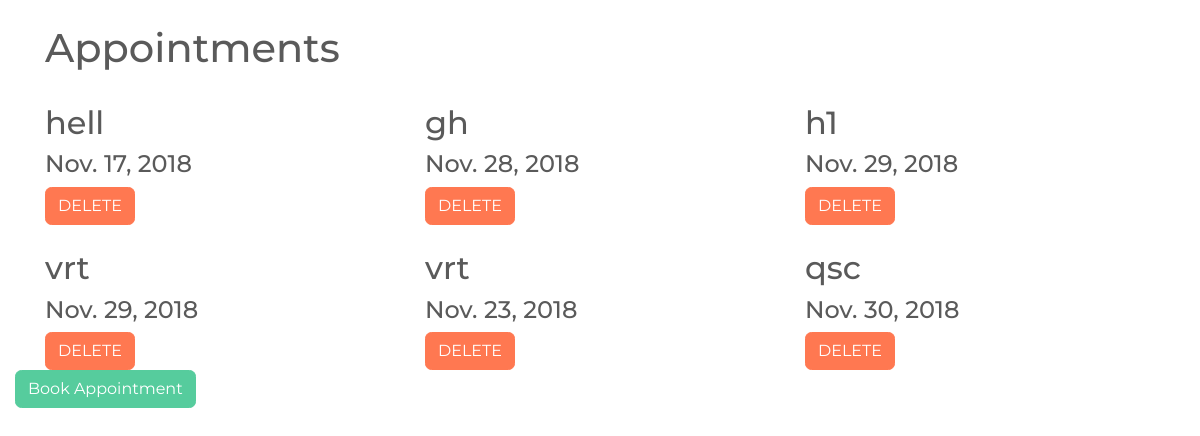
Screenshot of /first_app/yourappointments/ with the database file from the repository.
### first_app/models.py (models this page shows)
class Appointments(models.Model):
    doc_name=models.CharField(max_length=30,null=True)
    fees=models.IntegerField(null=True)
    rating=models.IntegerField(null=True)
    date=models.DateField(default=datetime.now())

### first_app/views.py (the view)
def showappmnts(request):
    appointments = Appointments.objects.all()
    context = {
        'appointments':appointments
    }
    return render(request, "first_app/yourappointments.html", context=context)

### templates/first_app/yourappointments.html (shortened to what this page needs)
<!DOCTYPE html>
<html lang="en">
<head>
    {% load static %}
    <link rel="stylesheet" href="{% static 'first_app/css/bootstrap.css' %}">
</head>
<body>
<div class="container" >
 <br/>
 <div class="row">
     <div class="col-lg-4">
         <h1>Appointments</h1>
     </div>
 </div>
    <div class="row" >
        {% for appointment in appointments %}
        <div class="class1 col-lg-4">
            <br />
            <h2>{{ appointment.doc_name}}</h2>
            <h4>{{ appointment.date }}</h4>
        <button onclick="location.href='{% url 'delete' pk=appointment.id %}'"   class="btn btn-danger">DELETE</button>
        </div>
        {% endfor %}
    </div>
 </div>
<div class="col-lg-8">
     <button onclick="location.href='{% url 'book' %}'" type="button" class="btn btn-success">Book Appointment</button>
 </div>
</body>
</html>

### rows the page displays
Appointments: doc_name "hell", date "Nov. 17, 2018"
Appointments: doc_name "gh", date "Nov. 28, 2018"
Appointments: doc_name "h1", date "Nov. 29, 2018"
Appointments: doc_name "vrt", date "Nov. 29, 2018"
Appointments: doc_name "vrt", date "Nov. 23, 2018"
Appointments: doc_name "qsc", date "Nov. 30, 2018"
